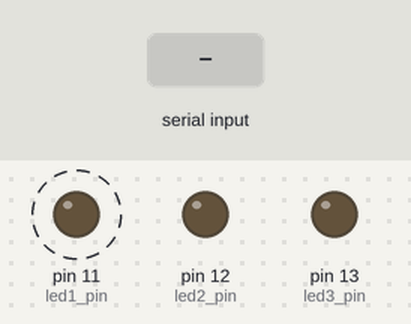
Bench run of a sketch on a simulated Arduino Uno, built with avr-gcc and run on an emulated ATmega328P. Parts: output pins drawn as LEDs (lit = HIGH). Dashed ring = blinking. Inputs (shaded band) come from the test bench.

Above: at 1.2 s.
1.3 s: "2" received over Serial
At 2.8 s:
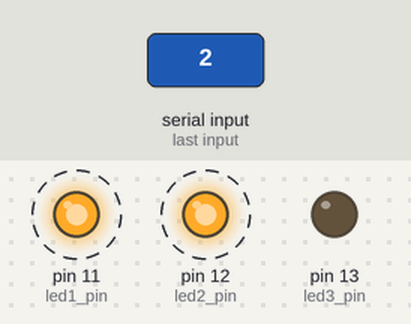
4.3 s: "3" received over Serial
At 5.3 s:
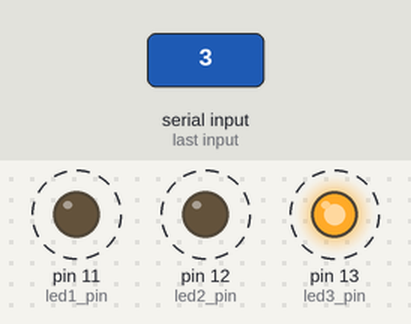
Timing chart, 0 to 13.3 s (numbered marks = the images above; inputs shaded):
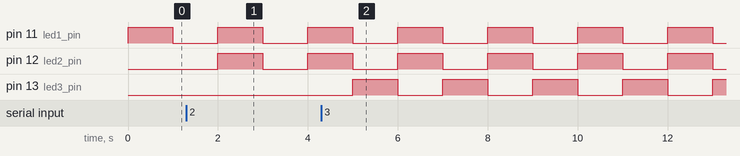

Measured:
- after the input at 1.3 s, pin 12 (led2_pin): LOW → HIGH after 0.70 s, → LOW 1.0 s later, → HIGH 1.0 s later
- after the input at 4.3 s, pin 13 (led3_pin): alternates HIGH for 1.0 s and LOW for 1.0 s, starting after 0.70 s
- by itself, pin 11 (led1_pin): alternates HIGH for 1.0 s and LOW for 1.0 s

The sketch:

main3.ino
```cpp
#define led1_pin 11
#define led2_pin 12
#define led3_pin 13

bool led1_pos = false;
bool led2_pos = false;
bool led3_pos = false;

bool use2 = false;
bool use3 = false;

ISR(TIMER1_COMPA_vect){
  led1_pos = !led1_pos;
  led2_pos = use2?!led2_pos:false;
  led3_pos = use3?!led3_pos:false;
}

void setup(){
  Serial.begin(9600);
  cli();

  TCCR1A = 0;
  TCCR1B = 0;
  TCNT1 = 0;
  OCR1A = 62500;
  TCCR1B = TCCR1B | (1 << WGM12);
  TCCR1B = TCCR1B | (1 << CS12);
  TIMSK1 |= (1 << OCIE1A);

  pinMode(led1_pin, OUTPUT);
  pinMode(led2_pin, OUTPUT);
  pinMode(led3_pin, OUTPUT);

  sei();
}

void loop(){
  digitalWrite(led1_pin, led1_pos);
  digitalWrite(led2_pin, led2_pos);
  digitalWrite(led3_pin, led3_pos);

  if (Serial.available() >= 1){
    int pin = Serial.read();
    if (pin == '2'){
      use2 = !use2;
    }
    if (pin == '3'){
      use3 = !use3;
    }
  }
}
```
